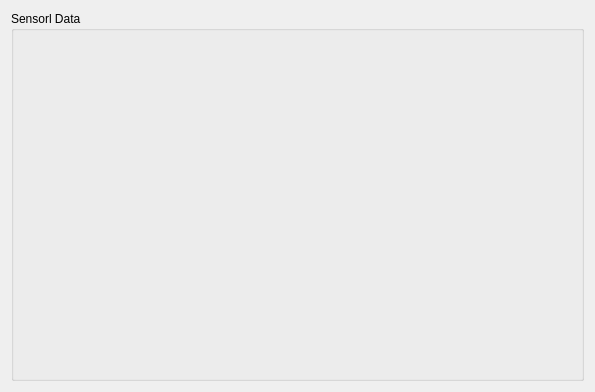
<?xml version="1.0" encoding="UTF-8"?>
<ui version="4.0">
 <class>MainForm</class>
 <widget class="QWidget" name="MainForm">
  <property name="geometry">
   <rect>
    <x>0</x>
    <y>0</y>
    <width>595</width>
    <height>392</height>
   </rect>
  </property>
  <property name="windowTitle">
   <string>Form</string>
  </property>
  <layout class="QVBoxLayout" name="verticalLayout_2">
   <item>
    <widget class="QGroupBox" name="viewGroupBox">
     <property name="sizePolicy">
      <sizepolicy hsizetype="Preferred" vsizetype="MinimumExpanding">
       <horstretch>0</horstretch>
       <verstretch>0</verstretch>
      </sizepolicy>
     </property>
     <property name="title">
      <string>Sensorl Data</string>
     </property>
     <layout class="QVBoxLayout" name="viewGroupVerticalLayout"/>
    </widget>
   </item>
  </layout>
 </widget>
 <resources/>
 <connections/>
</ui>
